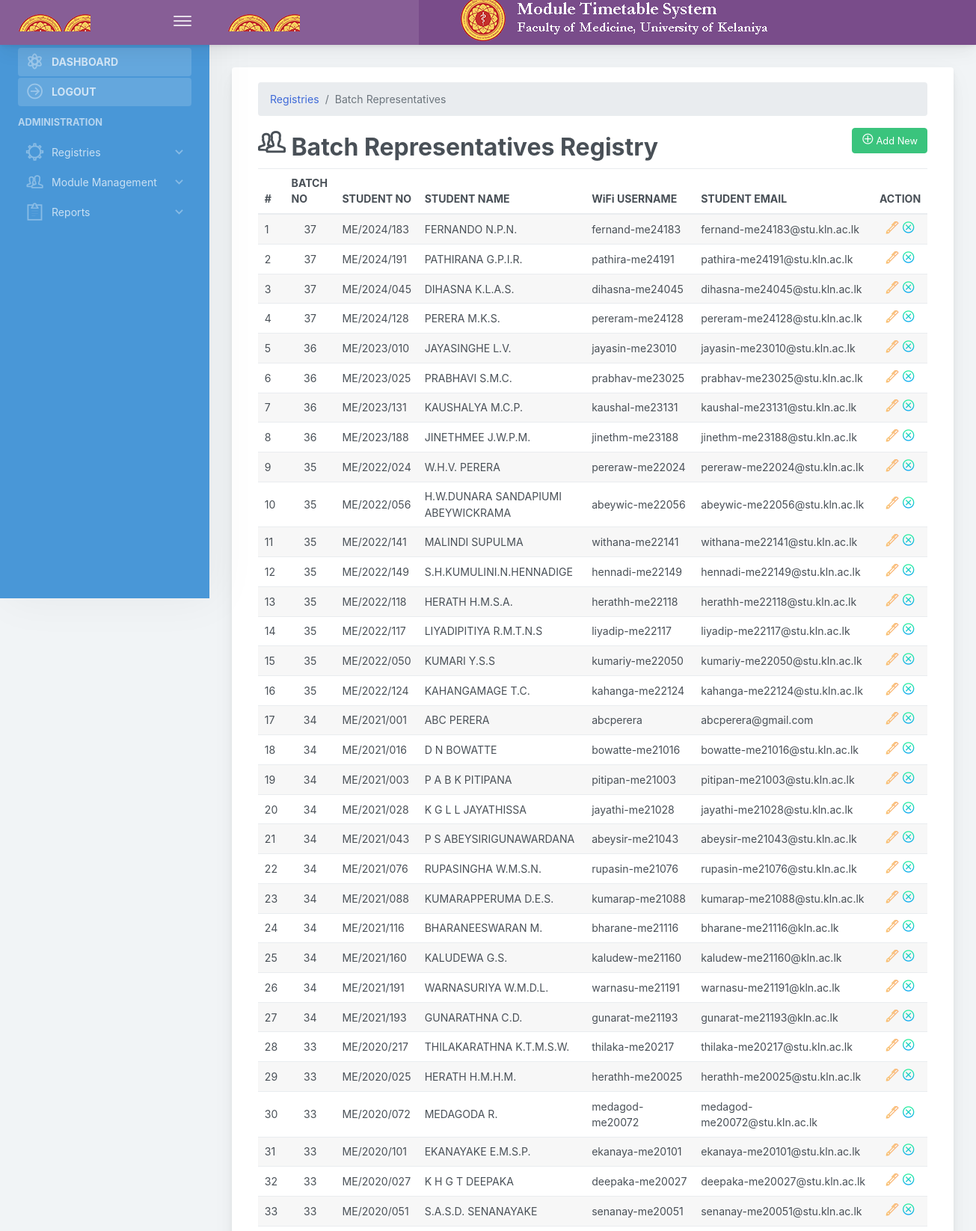
Screenshot of /pages/registry_batchreps.php (signed in, upper part) with the database file from the repository.
### tables this page shows
CREATE TABLE `batchreps` (
  `rep_id` int(11) NOT NULL,
  `b_no` int(11) NOT NULL,
  `st_code` varchar(10) DEFAULT NULL,
  `st_no` varchar(15) NOT NULL,
  `st_nm` varchar(100) NOT NULL,
  `net_id` varchar(50) NOT NULL,
  `st_eml` varchar(100) NOT NULL,
  `st_status` tinyint(11) NOT NULL DEFAULT 1
);

### web/pages/registry_batchreps.php (the view, shortened to what this page needs)
<?php
if(!isset($_SESSION["userLoggedIn"]) || $_SESSION["userLoggedIn"] !== true)
    {
        header('Location:../login.php');
        die();
    }else {
?>
    <?php include 'headtag.php'; ?>
<body>
    <div class="app-container app-theme-white body-tabs-shadow fixed-sidebar fixed-header">
 <?php include 'header-top.php'; ?>
<div class="app-main">
<?php include 'navbar-left.php'; ?>
      <div class="app-main__outer">
            <div class="app-main__inner">
         	<div class="main-card mb-3 card">
                <div class="card-body">
<div class="container">
    <nav class="" aria-label="breadcrumb">
        <ol class="breadcrumb">
            <li class="breadcrumb-item"><a href="registry_home.php">Registries</a></li>
            <li class="active breadcrumb-item" aria-current="page">Batch Representatives</li>
        </ol>
    </nav>
        <div class="table-wrapper">
            <div class="table-title">
                <div class="row">
                    <div class="col-sm-8">
                        <h2><i class="pe-7s-users"></i> <b>Batch Representatives Registry</b></h2>
					</div>
					<div class="col-sm-4" align="right" style="padding-bottom:10px">
						<a href="#addRepModal" class="btn btn-success" data-toggle="modal"><i class="pe-7s-plus"></i> <span>Add New </span></a>
					</div>
                </div>
            </div>
            <table class="table table-striped table-hover">
                <thead>
                    <tr>
						<th>#</th>
						<th  align="center">BATCH NO</th>
                        <th  align="center">STUDENT NO</th>
                        <th  align="center">STUDENT NAME</th>
                        <th  align="center">WiFi USERNAME</th>
                        <th  align="center">STUDENT EMAIL</th>
						<th>ACTION</th>
                    </tr>
                </thead>
				<tbody>
				<?php
				$result = mysqli_query($conn,"SELECT * FROM batchreps WHERE st_status = 1 ORDER BY b_no DESC;");
					$i=1;
					while($row = mysqli_fetch_array($result)) {
				?>
				<tr id="<?php echo $row["rep_id"]; ?>">
					<td><?php echo $i; ?></td>
					<td align="center"><?php echo $row["b_no"]; ?></td>
					<td align="left"><?php echo $row["st_no"] ; ?></td>
                    <td><?php echo $row["st_nm"]; ?></td>
                    <td align="left"><?php echo $row["net_id"]; ?></td>
                    <td><?php echo $row["st_eml"]; ?></td>
					<td align="center">
                        <a href="#editRepModal" class="edit" data-toggle="modal">
                            <i class="pe-7s-pen icon-gradient bg-sunny-morning updateRep" data-toggle="tooltip"
                               data-id="<?php echo $row["rep_id"]; ?>"
                               data-bno="<?php echo $row["b_no"]; ?>"
                               data-stn="<?php echo $row["st_no"]; ?>"
                               data-sti="<?php echo $row["st_code"]; ?>"
                               data-snm="<?php echo $row["st_nm"]; ?>"
                               data-snt="<?php echo $row["net_id"]; ?>"
                               data-sem="<?php echo $row["st_eml"]; ?>"
                               title="Edit"></i>
                        </a>
						 <a href="#disableBatchRepModal" class="disableRep" data-idr="<?php echo $row["rep_id"]; ?>" data-toggle="modal"><i class="pe-7s-close-circle  icon-gradient bg-happy-itmeo" data-toggle="tooltip" title="Disable"></i></a>
                        </td>
				</tr>
				<?php
				$i++;
				}
				?>
				</tbody>
			</table>
        </div>
				</div>
			</div>
                    </div>
            </div>
        </div>
    </div>
<script type="text/javascript" src="assets/scripts/main.js"></script></body>
</html>
<?php } ?>

### rows the page displays
batchreps: b_no "37", st_no "ME/2024/183", st_nm "FERNANDO N.P.N.", net "fernand-me24183", st_eml "fernand-me24183@stu.kln.ac.lk"
batchreps: b_no "37", st_no "ME/2024/191", st_nm "PATHIRANA G.P.I.R.", net "pathira-me24191", st_eml "pathira-me24191@stu.kln.ac.lk"
batchreps: b_no "37", st_no "ME/2024/045", st_nm "DIHASNA K.L.A.S.", net "dihasna-me24045", st_eml "dihasna-me24045@stu.kln.ac.lk"
batchreps: b_no "37", st_no "ME/2024/128", st_nm "PERERA M.K.S.", net "pereram-me24128", st_eml "pereram-me24128@stu.kln.ac.lk"
batchreps: b_no "36", st_no "ME/2023/010", st_nm "JAYASINGHE L.V.", net "jayasin-me23010", st_eml "jayasin-me23010@stu.kln.ac.lk"
batchreps: b_no "36", st_no "ME/2023/025", st_nm "PRABHAVI S.M.C.", net "prabhav-me23025", st_eml "prabhav-me23025@stu.kln.ac.lk"
batchreps: b_no "36", st_no "ME/2023/131", st_nm "KAUSHALYA M.C.P.", net "kaushal-me23131", st_eml "kaushal-me23131@stu.kln.ac.lk"
batchreps: b_no "36", st_no "ME/2023/188", st_nm "JINETHMEE J.W.P.M.", net "jinethm-me23188", st_eml "jinethm-me23188@stu.kln.ac.lk"
batchreps: b_no "35", st_no "ME/2022/024", st_nm "W.H.V. PERERA", net "pereraw-me22024", st_eml "pereraw-me22024@stu.kln.ac.lk"
batchreps: b_no "35", st_no "ME/2022/056", st_nm "H.W.DUNARA SANDAPIUMI ABEYWICKRAMA", net "abeywic-me22056", st_eml "abeywic-me22056@stu.kln.ac.lk"
batchreps: b_no "35", st_no "ME/2022/141", st_nm "MALINDI SUPULMA", net "withana-me22141", st_eml "withana-me22141@stu.kln.ac.lk"
batchreps: b_no "35", st_no "ME/2022/149", st_nm "S.H.KUMULINI.N.HENNADIGE", net "hennadi-me22149", st_eml "hennadi-me22149@stu.kln.ac.lk"
batchreps: b_no "35", st_no "ME/2022/118", st_nm "HERATH H.M.S.A.", net "herathh-me22118", st_eml "herathh-me22118@stu.kln.ac.lk"
batchreps: b_no "35", st_no "ME/2022/117", st_nm "LIYADIPITIYA R.M.T.N.S", net "liyadip-me22117", st_eml "liyadip-me22117@stu.kln.ac.lk"
batchreps: b_no "35", st_no "ME/2022/050", st_nm "KUMARI Y.S.S", net "kumariy-me22050", st_eml "kumariy-me22050@stu.kln.ac.lk"
batchreps: b_no "35", st_no "ME/2022/124", st_nm "KAHANGAMAGE T.C.", net "kahanga-me22124", st_eml "kahanga-me22124@stu.kln.ac.lk"
batchreps: b_no "34", st_no "ME/2021/001", st_nm "ABC PERERA", net "abcperera", st_eml "abcperera@gmail.com"
batchreps: b_no "34", st_no "ME/2021/016", st_nm "D N BOWATTE", net "bowatte-me21016", st_eml "bowatte-me21016@stu.kln.ac.lk"
batchreps: b_no "34", st_no "ME/2021/003", st_nm "P A B K PITIPANA", net "pitipan-me21003", st_eml "pitipan-me21003@stu.kln.ac.lk"
batchreps: b_no "34", st_no "ME/2021/028", st_nm "K G L L JAYATHISSA", net "jayathi-me21028", st_eml "jayathi-me21028@stu.kln.ac.lk"
batchreps: b_no "34", st_no "ME/2021/043", st_nm "P S ABEYSIRIGUNAWARDANA", net "abeysir-me21043", st_eml "abeysir-me21043@stu.kln.ac.lk"
batchreps: b_no "34", st_no "ME/2021/076", st_nm "RUPASINGHA W.M.S.N.", net "rupasin-me21076", st_eml "rupasin-me21076@stu.kln.ac.lk"
batchreps: b_no "34", st_no "ME/2021/088", st_nm "KUMARAPPERUMA D.E.S.", net "kumarap-me21088", st_eml "kumarap-me21088@stu.kln.ac.lk"
batchreps: b_no "34", st_no "ME/2021/116", st_nm "BHARANEESWARAN M.", net "bharane-me21116", st_eml "bharane-me21116@kln.ac.lk"
batchreps: b_no "34", st_no "ME/2021/160", st_nm "KALUDEWA G.S.", net "kaludew-me21160", st_eml "kaludew-me21160@kln.ac.lk"
batchreps: b_no "34", st_no "ME/2021/191", st_nm "WARNASURIYA W.M.D.L.", net "warnasu-me21191", st_eml "warnasu-me21191@kln.ac.lk"
batchreps: b_no "34", st_no "ME/2021/193", st_nm "GUNARATHNA C.D.", net "gunarat-me21193", st_eml "gunarat-me21193@kln.ac.lk"
batchreps: b_no "33", st_no "ME/2020/217", st_nm "THILAKARATHNA K.T.M.S.W.", net "thilaka-me20217", st_eml "thilaka-me20217@stu.kln.ac.lk"
batchreps: b_no "33", st_no "ME/2020/025", st_nm "HERATH H.M.H.M.", net "herathh-me20025", st_eml "herathh-me20025@stu.kln.ac.lk"
batchreps: b_no "33", st_no "ME/2020/072", st_nm "MEDAGODA R.", net "medagod-me20072", st_eml "medagod-me20072@stu.kln.ac.lk"
batchreps: b_no "33", st_no "ME/2020/101", st_nm "EKANAYAKE E.M.S.P.", net "ekanaya-me20101", st_eml "ekanaya-me20101@stu.kln.ac.lk"
batchreps: b_no "33", st_no "ME/2020/027", st_nm "K H G T DEEPAKA", net "deepaka-me20027", st_eml "deepaka-me20027@stu.kln.ac.lk"
batchreps: b_no "33", st_no "ME/2020/051", st_nm "S.A.S.D. SENANAYAKE", net "senanay-me20051", st_eml "senanay-me20051@stu.kln.ac.lk"
